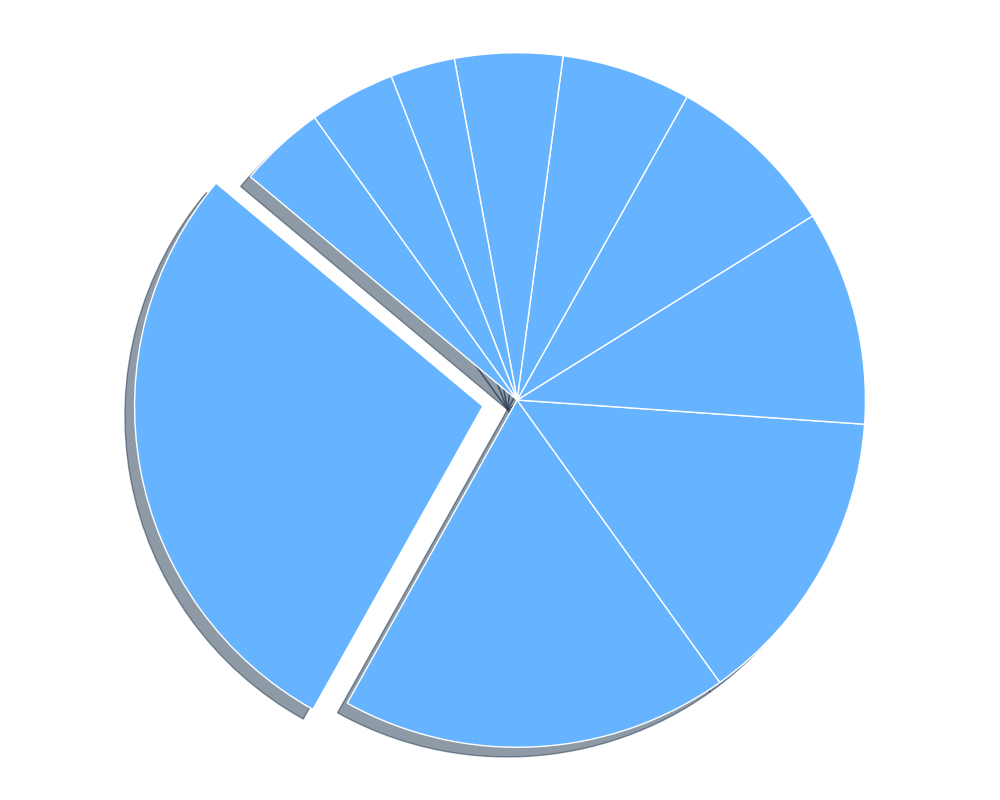

Here is the Python script that generated this plot:
import matplotlib.pyplot as plt

genres = ['Pop', 'Rock', 'Hip-Hop', 'Electronic', 'Classical', 'Jazz', 'Country', 'Reggae', 'Blues', 'Latin']
user_distribution = [28, 18, 14, 10, 8, 6, 5, 3, 4, 4]

single_color = ['#66b3ff']

explode = (0.1, 0, 0, 0, 0, 0, 0, 0, 0, 0)

plt.figure(figsize=(10, 8))
plt.pie(user_distribution, explode=explode, colors=single_color * len(genres), startangle=140, shadow=True, wedgeprops=dict(edgecolor='w'))

plt.axis('equal')

plt.tight_layout()

plt.show()
